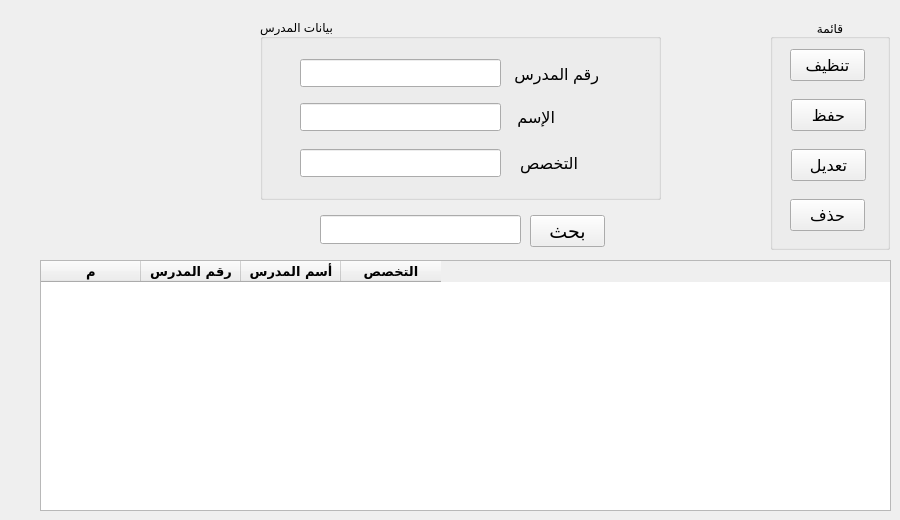
      <widget class="QWidget" name="tab_12">
       <attribute name="title">
        <string>هيئة التدريس</string>
       </attribute>
       <widget class="QGroupBox" name="groupBox_17">
        <property name="geometry">
         <rect>
          <x>770</x>
          <y>19</y>
          <width>120</width>
          <height>231</height>
         </rect>
        </property>
        <property name="title">
         <string>قائمة</string>
        </property>
        <property name="alignment">
         <set>Qt::AlignCenter</set>
        </property>
        <widget class="QPushButton" name="pushButton_44">
         <property name="geometry">
          <rect>
           <x>20</x>
           <y>30</y>
           <width>75</width>
           <height>32</height>
          </rect>
         </property>
         <property name="font">
          <font>
           <pointsize>12</pointsize>
          </font>
         </property>
         <property name="text">
          <string>تنظيف</string>
         </property>
        </widget>
        <widget class="QPushButton" name="pushButton_45">
         <property name="geometry">
          <rect>
           <x>21</x>
           <y>80</y>
           <width>75</width>
           <height>32</height>
          </rect>
         </property>
         <property name="font">
          <font>
           <pointsize>12</pointsize>
          </font>
         </property>
         <property name="text">
          <string>حفظ</string>
         </property>
        </widget>
        <widget class="QPushButton" name="pushButton_46">
         <property name="geometry">
          <rect>
           <x>21</x>
           <y>130</y>
           <width>75</width>
           <height>32</height>
          </rect>
         </property>
         <property name="font">
          <font>
           <pointsize>12</pointsize>
          </font>
         </property>
         <property name="text">
          <string>تعديل</string>
         </property>
        </widget>
        <widget class="QPushButton" name="pushButton_47">
         <property name="geometry">
          <rect>
           <x>20</x>
           <y>180</y>
           <width>75</width>
           <height>32</height>
          </rect>
         </property>
         <property name="font">
          <font>
           <pointsize>12</pointsize>
          </font>
         </property>
         <property name="text">
          <string>حذف</string>
         </property>
        </widget>
       </widget>
       <widget class="QGroupBox" name="groupBox_18">
        <property name="geometry">
         <rect>
          <x>260</x>
          <y>19</y>
          <width>401</width>
          <height>181</height>
         </rect>
        </property>
        <property name="title">
         <string>بيانات المدرس</string>
        </property>
        <widget class="QLabel" name="label_40">
         <property name="geometry">
          <rect>
           <x>251</x>
           <y>43</y>
           <width>88</width>
           <height>24</height>
          </rect>
         </property>
         <property name="font">
          <font>
           <pointsize>12</pointsize>
          </font>
         </property>
         <property name="text">
          <string>رقم المدرس</string>
         </property>
        </widget>
        <widget class="QLabel" name="label_41">
         <property name="geometry">
          <rect>
           <x>251</x>
           <y>86</y>
           <width>44</width>
           <height>24</height>
          </rect>
         </property>
         <property name="font">
          <font>
           <pointsize>12</pointsize>
          </font>
         </property>
         <property name="text">
          <string>الإسم</string>
         </property>
        </widget>
        <widget class="QLabel" name="label_42">
         <property name="geometry">
          <rect>
           <x>251</x>
           <y>132</y>
           <width>67</width>
           <height>24</height>
          </rect>
         </property>
         <property name="font">
          <font>
           <pointsize>12</pointsize>
          </font>
         </property>
         <property name="text">
          <string>التخصص</string>
         </property>
        </widget>
        <widget class="QLineEdit" name="lineEdit_39">
         <property name="enabled">
          <bool>true</bool>
         </property>
         <property name="geometry">
          <rect>
           <x>40</x>
           <y>130</y>
           <width>201</width>
           <height>28</height>
          </rect>
         </property>
         <property name="font">
          <font>
           <pointsize>12</pointsize>
          </font>
         </property>
        </widget>
        <widget class="QLineEdit" name="lineEdit_40">
         <property name="enabled">
          <bool>true</bool>
         </property>
         <property name="geometry">
          <rect>
           <x>40</x>
           <y>40</y>
           <width>201</width>
           <height>28</height>
          </rect>
         </property>
         <property name="font">
          <font>
           <pointsize>12</pointsize>
          </font>
         </property>
        </widget>
        <widget class="QLineEdit" name="lineEdit_41">
         <property name="geometry">
          <rect>
           <x>40</x>
           <y>84</y>
           <width>201</width>
           <height>28</height>
          </rect>
         </property>
         <property name="font">
          <font>
           <pointsize>12</pointsize>
          </font>
         </property>
        </widget>
       </widget>
       <widget class="QPushButton" name="pushButton_48">
        <property name="geometry">
         <rect>
          <x>530</x>
          <y>215</y>
          <width>75</width>
          <height>32</height>
         </rect>
        </property>
        <property name="font">
         <font>
          <pointsize>14</pointsize>
         </font>
        </property>
        <property name="text">
         <string>بحث</string>
        </property>
       </widget>
       <widget class="QLineEdit" name="lineEdit_42">
        <property name="geometry">
         <rect>
          <x>320</x>
          <y>215</y>
          <width>201</width>
          <height>29</height>
         </rect>
        </property>
       </widget>
       <widget class="QTableWidget" name="tableWidget_8">
        <property name="geometry">
         <rect>
          <x>40</x>
          <y>260</y>
          <width>851</width>
          <height>251</height>
         </rect>
        </property>
        <property name="font">
         <font>
          <family>Tajawal</family>
          <pointsize>10</pointsize>
          <weight>75</weight>
          <bold>true</bold>
         </font>
        </property>
        <column>
         <property name="text">
          <string>م</string>
         </property>
        </column>
        <column>
         <property name="text">
          <string>رقم المدرس</string>
         </property>
         <property name="font">
          <font>
           <family>Tajawal</family>
           <pointsize>10</pointsize>
          </font>
         </property>
        </column>
        <column>
         <property name="text">
          <string>أسم المدرس</string>
         </property>
        </column>
        <column>
         <property name="text">
          <string>التخصص</string>
         </property>
        </column>
       </widget>
      </widget>
